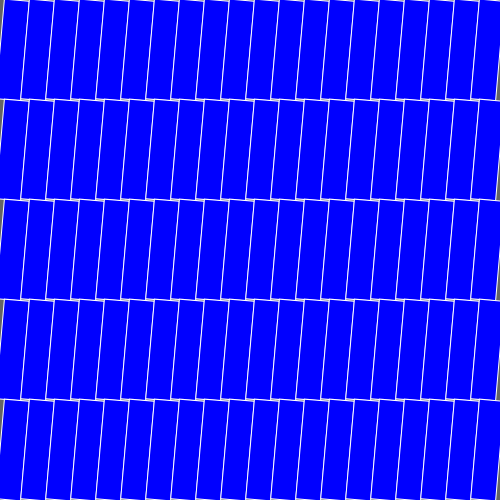
Frame 1 (no input)
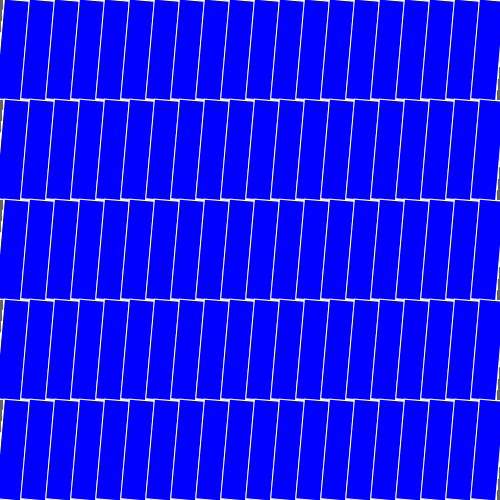
Frame 60 (no input)
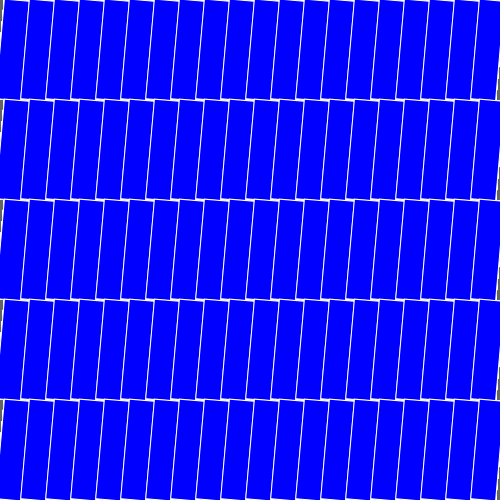
Frame 120 (the mouse pressed at the canvas centre since frame 60)

The p5.js sketch that drew these frames (run headless with seeded random() and noise() and a simulated clock; from frame 60 on, the mouse is pressed at the canvas centre):

// p5.js sketch
// ── sketch.js
//p5 Functions needs to be defined in the setup() or draw()

let showGrid = true;
let xGrid = 20;
let yGrid = 5;

//The setup function only excutes the code once
function setup() {
  createCanvas(500, 500);
  background(100); // sets to specify colour //Defining a function
  rectMode(CENTER);
  angleMode(DEGREES);
}

//The draw function can excute the code a number of times
function draw() {
  if ((showGrid = true)) {
    drawGrid(xGrid, yGrid);
  }
}

// ── function.js
//p5 Functions needs to be defined in the setup() or draw()

function drawGrid(xGrid, yGrid) {
  let boxWidth = width / xGrid;
  let boxHeight = height / yGrid;
  fill(0, 0, 255);
  stroke(255);
  for (let y = 0; y < yGrid; y++) {
    for (let x = 0; x < xGrid; x++) {
      push();
      translate(x * boxWidth + boxWidth / 2, y * boxHeight + boxHeight / 2);
      rotate(5);
      rect(0, 0, boxWidth, boxHeight);
      pop();
    }
  }
}
